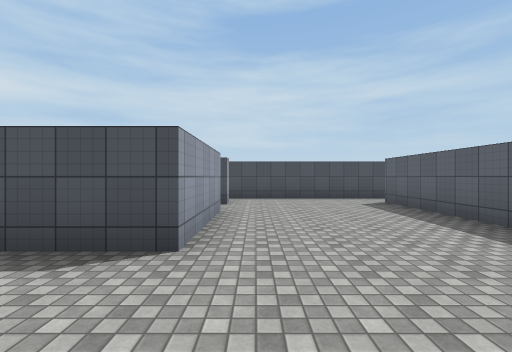
View 1 (above)

16 first-person views from a walk through a scene from a Unity 3-D project. The camera is 1.5 m above the floor, looks level and sees 90° across. The floor is counted in squares, 2 m on a side. Each view is taken from the middle of a square. On the plan, view 1 faces up. The plan holds only what a view shows up to about 9 squares ahead; the rest is blank. The player character is not drawn. Surface patterns are stand-ins for the level's own textures.

View 2
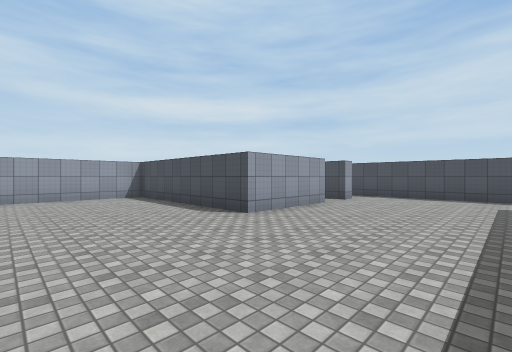

View 3
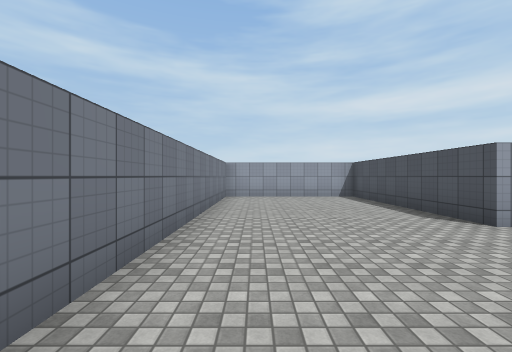

View 4
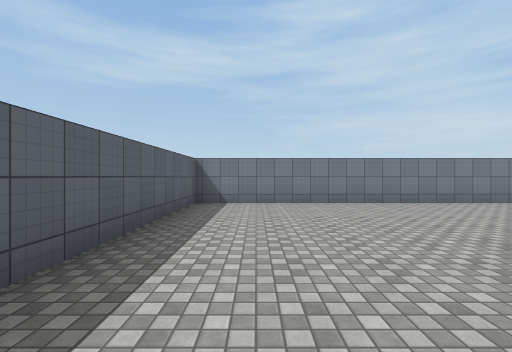

View 5
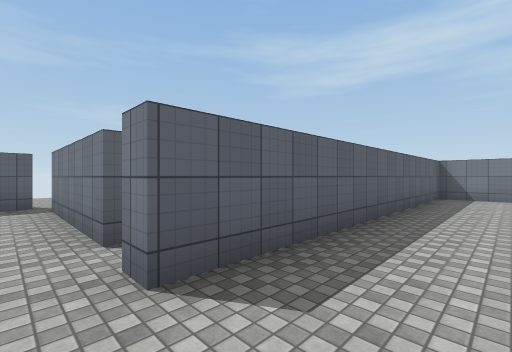

View 6
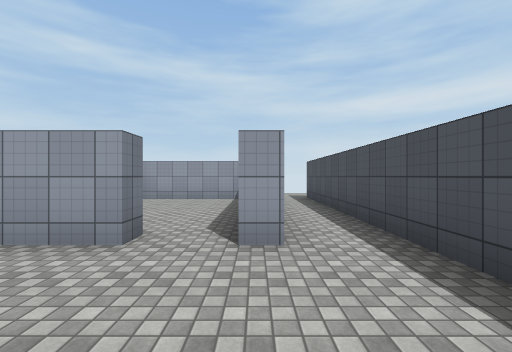

View 7
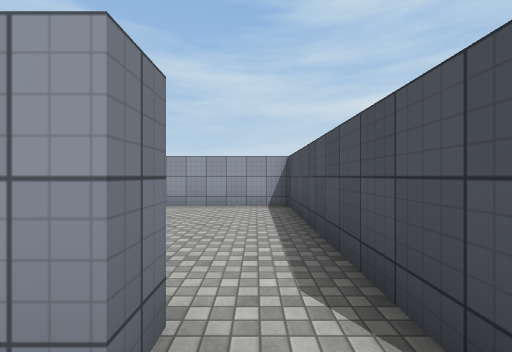

View 8
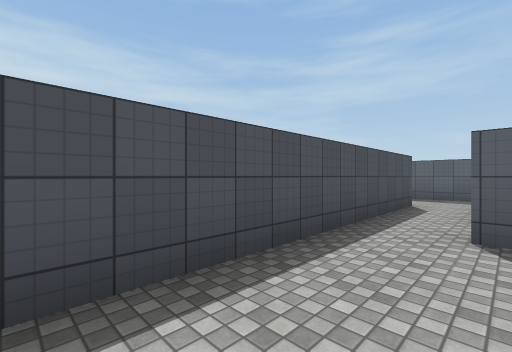

View 9
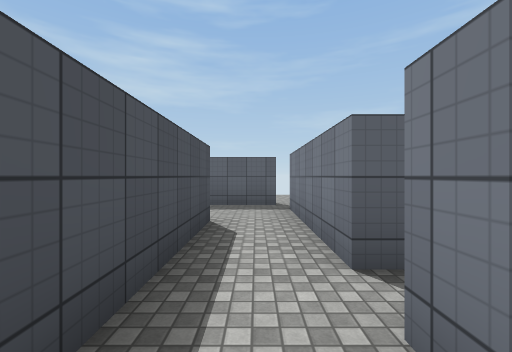

View 10
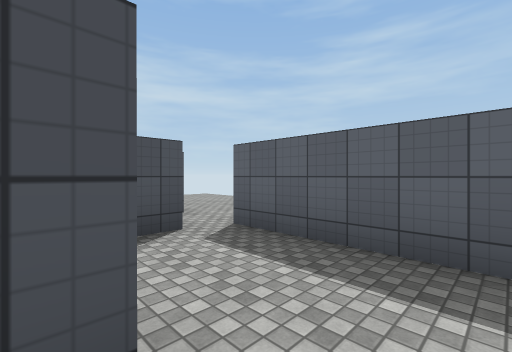

View 11
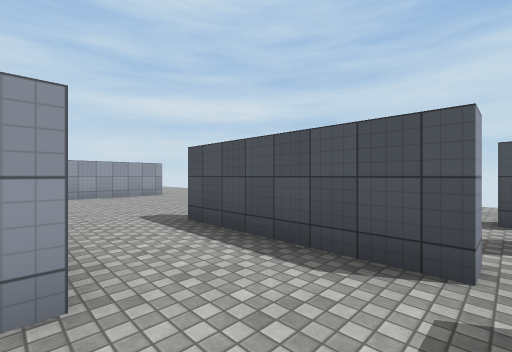

View 12
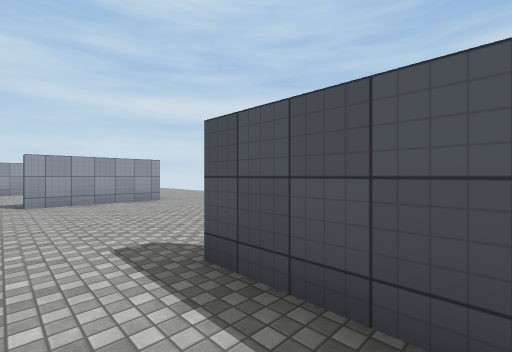

View 13
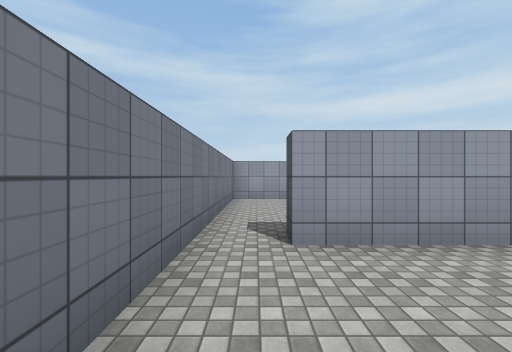

View 14
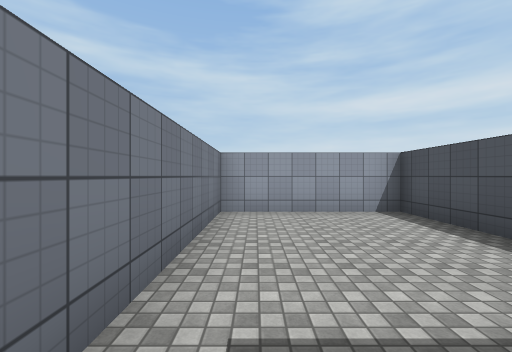

View 15
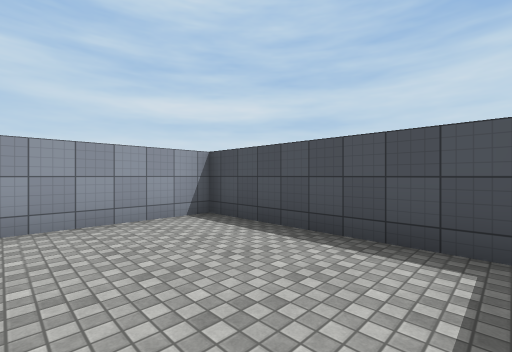

View 16
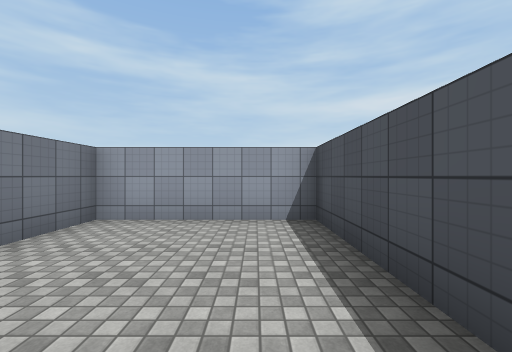

### Floor plan
Points are (right, up) in squares from view 1. A wall is a line through its corners. A room is listed if a view was taken in it or the views show most of it. See-through windows are left out.
Room 1 (views 1, 2, 3, 4, 5, 6, 7, 8, 9, 10, 11)
walls: (-0.8, 5.6) (-0.8, 2.5) (-6.1, 2.5); (-0.8, 7.4) (-0.8, 6.8); (-6.4, 2.4) (-6.4, -1); (5.1, 7.3) (8.9, 7.3); (-5.9, -2.1) (3.7, -2.1) (3.7, 7.3) (4.2, 7.3); (7.4, 8.8) (-0.5, 8.8); (9.6, 7.4) (9.6, 9.6)
ways out: opening at (0, 8) to room 2; opening at (-1, 6) to room 4; opening at (8.5, 9) to room 5; opening at (9, 8); gap at (5, 7)
Room 2 (views 12, 13)
walls: (-0.5, 8.8) (-6.9, 8.8); (-0.5, 9.3) (1.4, 9.3); (-0.8, 13.6) (-0.8, 10.4); (7.6, 11.3) (5, 11.3)
ways out: opening at (0, 8) to room 1; opening at (-1, 10) to room 3; opening at (6.5, 10) to room 5
Room 3 (views 14, 15, 16)
walls: (-2, 13) (-6.4, 13) (-6.4, 9.3) (-0.5, 9.3); (-0.8, 10.4) (-1.2, 10.4)
ways out: opening at (-1, 10) to room 2
Room 4 (no view inside)
walls: (-1.4, 5.6) (-0.8, 5.6); (-0.8, 6.8) (-6.4, 6.8) (-6.4, 3.2)
ways out: opening at (-1, 6) to room 1
Room 5 (no view inside)
walls: (8.8, 11.3) (7.6, 11.3); (9.6, 9.6) (9.6, 11.1)
ways out: opening at (8.5, 9) to room 1; opening at (6.5, 10) to room 2; gap at (9, 11)

Positions as (right, up) in squares from view 1, and headings:
1: (0, 0), facing up
2: (3, -1), facing up-left
3: (3, -1), facing left
4: (2, 5), facing down
5: (2, 8), facing down-right
6: (2, 7), facing left
7: (0, 6), facing left
8: (0, 7), facing up-right
9: (3, 8), facing right
10: (7, 8), facing up-right
11: (9, 9), facing up-left
12: (7, 10), facing up-left
13: (2, 10), facing left
14: (-1, 10), facing left
15: (-2, 10), facing up-left
16: (-2, 12), facing left
